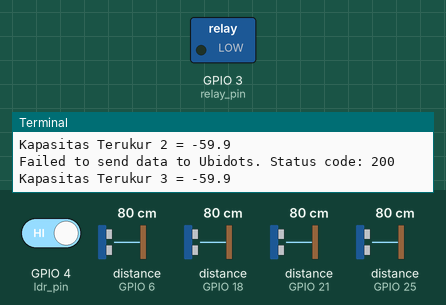
A program run on a simulated Raspberry Pi (BCM pin numbers). Parts: switched loads named in the program (green lamp = pin HIGH), the last lines printed to the terminal. Inputs (shaded band) come from the test bench; at power-on: GPIO 4 (ldr_pin) HIGH, distance to the obstacle (sensors on GPIO 6, GPIO 18, GPIO 21, GPIO 25) 80 cm. The echo pulse lasts 58.3 µs per cm; web requests get an empty 200 reply after 0.4 s; the clock reads 2024-03-15 10:24:30 at power-on unless the program sets it; pins used as bus, display or sensor lines are not drawn.

Above: at 1.2 s.
1.3 s: GPIO 4 (ldr_pin) driven LOW
At 3.5 s:
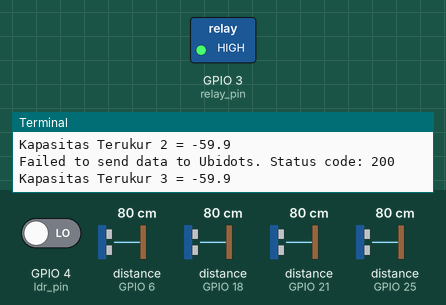
11.7 s: GPIO 4 (ldr_pin) driven HIGH
At 13.7 s:
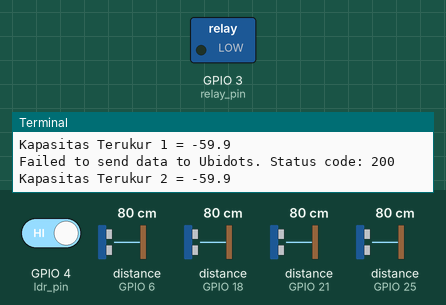
Timing chart, 0 to 15.2 s (numbered marks = the images above; inputs shaded):
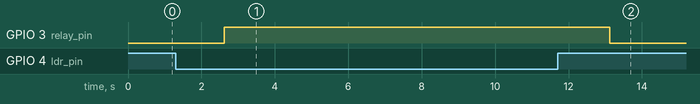

Measured:
- after the input at 1.3 s, GPIO 3 (relay_pin): LOW → HIGH after 1.3 s
- after the input at 11.7 s, GPIO 3 (relay_pin): HIGH → LOW after 1.4 s

The program:

main.py
```python
import RPi.GPIO as GPIO
import time
import requests
from telegram.ext import Updater, CommandHandler

# PIN Raspberry Pi
relay_pin = 3
ldr_pin = 4
GPIO_TRIGGER = 24
GPIO_ECHO = 18
GPIO_TRIGGER1 = 5
GPIO_ECHO1 = 6
GPIO_TRIGGER2 = 23
GPIO_ECHO2 = 25
GPIO_TRIGGER3 = 20
GPIO_ECHO3 = 21

# Inisialisasi PIN Raspberry Pi
GPIO.setmode(GPIO.BCM)
GPIO.setup(relay_pin, GPIO.OUT)
GPIO.setup(ldr_pin, GPIO.IN)
GPIO.setup(GPIO_TRIGGER, GPIO.OUT)
GPIO.setup(GPIO_ECHO, GPIO.IN)
GPIO.setup(GPIO_TRIGGER1, GPIO.OUT)
GPIO.setup(GPIO_ECHO1, GPIO.IN)
GPIO.setup(GPIO_TRIGGER2, GPIO.OUT)
GPIO.setup(GPIO_ECHO2, GPIO.IN)
GPIO.setup(GPIO_TRIGGER3, GPIO.OUT)
GPIO.setup(GPIO_ECHO3, GPIO.IN)

# Konfigurasi Telegram dan Ubidots
TOKEN = "BBFF-b32P69OKzT4ga5tFQR7JXnZ0Az8K5E"
DEVICE_LABEL = "massive5"
VARIABLE_LABEL_1 = "sensor1"
VARIABLE_LABEL_2 = "sensor2"
VARIABLE_LABEL_3 = "sensor3"
VARIABLE_LABEL_4 = "sensor4"

# Fungsi untuk mengirimkan notifikasi ke bot Telegram
def send_notification_to_telegram(message, token, chat_id):
    url = f"https://api.telegram.org/bot{token}/sendMessage"
    payload = {"text": message, "chat_id": chat_id}
    try:
        response = requests.post(url, json=payload)
        if response.status_code == 200:
            print("Notification sent to Telegram successfully.")
        else:
            print("Failed to send notification to Telegram. Status code:", response.status_code)
    except requests.exceptions.RequestException as e:
        print("An error occurred while sending notification to Telegram:", str(e))

# Fungsi untuk volume tempat sampah menggunakan ultrasonik
def distance(trigger_pin, echo_pin):
    GPIO.output(trigger_pin, True)
    time.sleep(0.00001)
    GPIO.output(trigger_pin, False)

    StartTime = time.time()
    StopTime = time.time()

    while GPIO.input(echo_pin) == 0:
        StartTime = time.time()

    while GPIO.input(echo_pin) == 1:
        StopTime = time.time()

#perhitungan kapasitas
    TimeElapsed = StopTime - StartTime
    distance = (TimeElapsed * 34300) / 2
    distance = (1 - distance / 50) * 100

    return distance

# Fungsi untuk mengirim data ke Ubidots
def send_data_to_ubidots(variable_label, value):
    url = f"http://industrial.api.ubidots.com/api/v1.6/devices/{DEVICE_LABEL}/{variable_label}/values"
    headers = {"X-Auth-Token": TOKEN, "Content-Type": "application/json"}
    payload = {"value": value}

    try:
        response = requests.post(url, headers=headers, json=payload)
        if response.status_code == 201:
            print("Data sent to Ubidots successfully.")
        else:
            print("Failed to send data to Ubidots. Status code:", response.status_code)
    except requests.exceptions.RequestException as e:
        print("An error occurred while sending data to Ubidots:", str(e))

if __name__ == '__main__':
    try:
        while True:
            ldr_value = GPIO.input(ldr_pin)
            if ldr_value == GPIO.LOW:
                GPIO.output(relay_pin, GPIO.HIGH)
                print("Relay ON")
            else:
                GPIO.output(relay_pin, GPIO.LOW)
                print("Relay OFF")

            dist1 = distance(GPIO_TRIGGER, GPIO_ECHO)
            print("Kapasitas Terukur 1 = %.1f " % dist1)
            send_data_to_ubidots(VARIABLE_LABEL_1, dist1)

            dist2 = distance(GPIO_TRIGGER1, GPIO_ECHO1)
            print("Kapasitas Terukur 2 = %.1f " % dist2)
            send_data_to_ubidots(VARIABLE_LABEL_2, dist2)

            dist3 = distance(GPIO_TRIGGER2, GPIO_ECHO2)
            print("Kapasitas Terukur 3 = %.1f " % dist3)
            send_data_to_ubidots(VARIABLE_LABEL_3, dist3)

            dist4 = distance(GPIO_TRIGGER3, GPIO_ECHO3)
            print("Kapasitas Terukur 4 = %.1f " % dist4)
            send_data_to_ubidots(VARIABLE_LABEL_4, dist4)

            if dist1 >= 90:
                message = "Sampah organik terisi penuhi! Berkut adalah lokasi tempat sampah : Link Gmaps"
                send_notification_to_telegram(message, "Your_Telegram_Bot_Token", "Your_Chat_ID")

            if dist2 >= 90:
                message = "Sampah plastik terisi penuh! Berkut adalah lokasi tempat sampah : Link Gmaps"
                send_notification_to_telegram(message, "Your_Telegram_Bot_Token", "Your_Chat_ID")

            if dist3 >= 90:
                message = "Sampah logam terisi penuh! Berkut adalah lokasi tempat sampah : Link Gmaps"
                send_notification_to_telegram(message, "Your_Telegram_Bot_Token", "Your_Chat_ID")

            if dist4 >= 90:
                message = "Sampah B3 terisi penuh! Berkut adalah lokasi tempat sampah : Link Gmaps"
                send_notification_to_telegram(message, "Your_Telegram_Bot_Token", "Your_Chat_ID")

            time.sleep(1)

    except KeyboardInterrupt:
        print("Measurement stopped by User")
        GPIO.cleanup()
```
